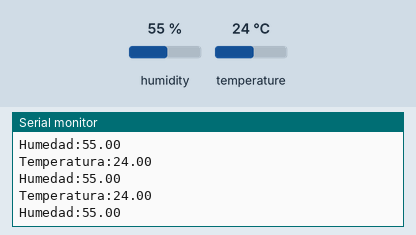
Simulated run of this sketch. Board: ESP8266 (NodeMCU). Parts: the last lines printed to the serial monitor. The inputs (shaded band) are chosen by the test bench; at power-on: humidity 55 %, temperature 24 °C.

Above: at 2.8 s.
2.9 s: humidity set to 22 %
At 5.5 s:
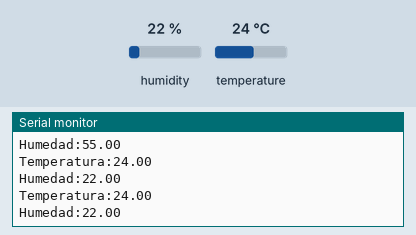
5.6 s: temperature set to 12 °C
At 7.7 s:
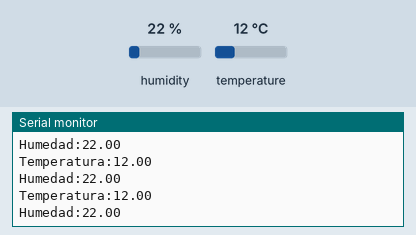
8.3 s: humidity set to 40 %
At 10.5 s:
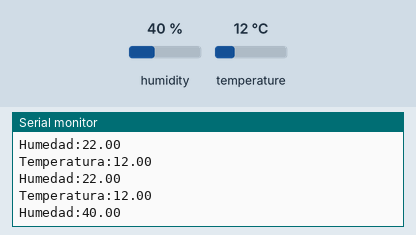
Timing chart, 0 to 12.0 s (numbered marks = the images above; inputs shaded):
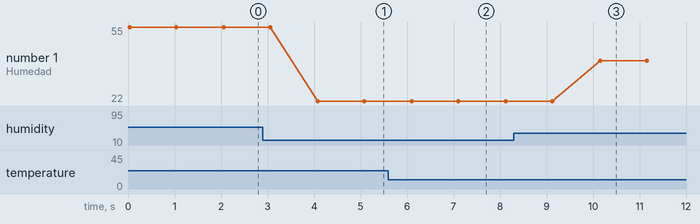

Measured:
- after the input at 2.9 s, the serial monitor: prints a new line after 1.2 s (image 1)
- after the input at 5.6 s, the serial monitor: prints a new line after 0.50 s (image 2)
- after the input at 8.3 s, the serial monitor: prints a new line after 1.9 s (image 3)
- plotted number 1: 55 → 22 after the input at 2.9 s, 22 → 40 after the input at 8.3 s

The sketch:

HumedadTemperatura.ino
```cpp
#include <DHT.h>
#include <DHT_U.h>

#define DHTPIN D6 //Data
#define DHTTYPE DHT11
DHT dht(DHTPIN, DHTTYPE);

float humVarValue=0;
float tempVarValue=0;


void setup() {
  Serial.begin(115200);
  delay(10);
  dht.begin();

}

void loop() {
  // put your main code here, to run repeatedly:

  tempVarValue = dht.readTemperature();
  humVarValue = dht.readHumidity();
  Serial.print("Temperatura:");
  Serial.println(tempVarValue);
  Serial.print("Humedad:");
  Serial.println(humVarValue);
  delay(1000);
}
```
